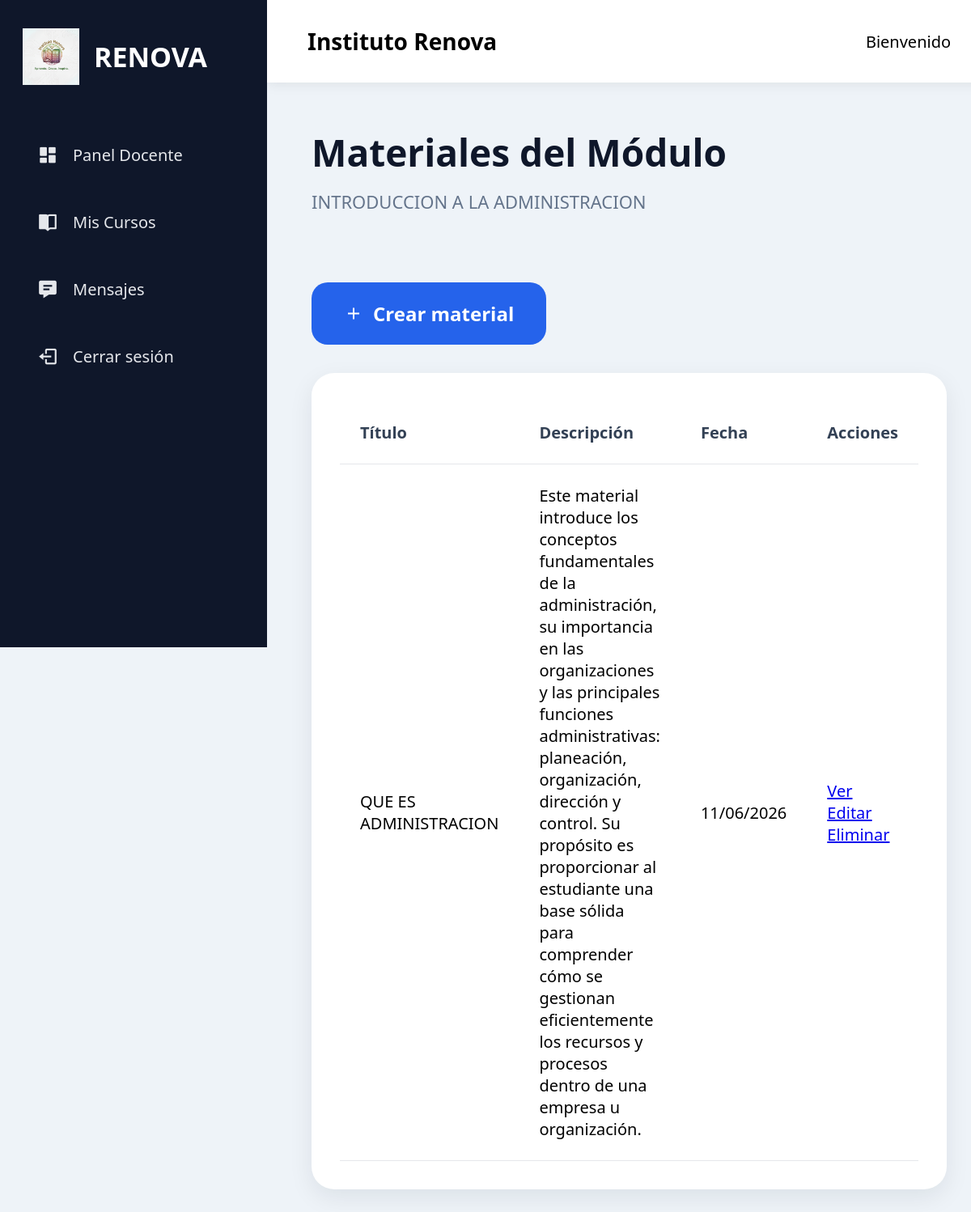
Screenshot of /docente/modulo/1/materiales (signed in) with the database file from the repository.
### models/modulo.py (models this page shows, shortened)
class Modulo(db.Model):
    __tablename__ = 'modulos'
    id = db.Column(
        db.Integer,
        primary_key=True
    )
    titulo = db.Column(
        db.String(200),
        nullable=False
    )
    descripcion = db.Column(
        db.Text
    )
    orden = db.Column(
        db.Integer,
        default=1
    )
    fecha_creacion = db.Column(
        db.DateTime,
        default=datetime.utcnow
    )
    curso_id = db.Column(
        db.Integer,
        db.ForeignKey('cursos.id'),
        nullable=False
    )

### models/material.py (models this page shows, shortened)
class Material(db.Model):
    __tablename__ = 'materiales'
    id = db.Column(
        db.Integer,
        primary_key=True
    )
    titulo = db.Column(
        db.String(200),
        nullable=False
    )
    descripcion = db.Column(
        db.Text
    )
    archivo = db.Column(
        db.String(255)
    )
    enlace = db.Column(
        db.String(500)
    )
    fecha_creacion = db.Column(
        db.DateTime,
        default=datetime.utcnow
    )
    modulo_id = db.Column(
        db.Integer,
        db.ForeignKey('modulos.id'),
        nullable=False
    )

### routes/docente_routes.py (the view)
@docente.route('/modulo/<int:modulo_id>/materiales')
@login_required
def materiales(modulo_id):
    modulo = Modulo.query.get_or_404(modulo_id)
    materiales = Material.query.filter_by(
        modulo_id=modulo_id
    ).order_by(
        Material.fecha_creacion.desc()
    ).all()
    return render_template(
        'docente/materiales.html',
        modulo=modulo,
        materiales=materiales
    )

### app.py (called while the page is built)
@login_manager.user_loader
def load_user(user_id):
    return Usuario.query.get(int(user_id))

### templates/docente/materiales.html (shortened to what this page needs)
{% extends 'layout.html' %}
{% block content %}
<div class="page-header">
    <h1>Materiales del Módulo</h1>
    <p>{{ modulo.titulo }}</p>
</div>
<div class="actions-bar">
    <a href="{{ url_for('docente.crear_material', modulo_id=modulo.id) }}" class="btn-primary">
        <i class='bx bx-plus'></i>
        Crear material
    </a>
</div>
<div class="table-card">
    <table>
        <thead>
            <tr>
                <th>Título</th>
                <th>Descripción</th>
                <th>Fecha</th>
                <th>Acciones</th>
            </tr>
        </thead>
        <tbody>
        {% for material in materiales %}
            <tr>
                <td>
                    {{ material.titulo }}
                </td>
                <td>
                    {{ material.descripcion }}
                </td>
                <td>
                    {{ material.fecha_creacion.strftime('%d/%m/%Y') }}
                </td>
                <td>
                    {% if material.enlace %}
                        <a
                        href="{{ material.enlace }}"
                        target="_blank"
                        class="btn-small">
                            Ver
                        </a>
                    {% endif %}
                    <a
                    href="{{ url_for('docente.editar_material', id=material.id) }}"
                    class="btn-small">
                        Editar
                    </a>
                    <a
                    href="{{ url_for('docente.eliminar_material', id=material.id) }}"
                    class="btn-small">
                        Eliminar
                    </a>
                </td>
            </tr>
        {% else %}
            <tr>
                <td colspan="4" class="empty-table">
                    Este módulo aún no tiene materiales.
                </td>
            </tr>
        {% endfor %}
        </tbody>
    </table>
</div>
{% endblock %}

### static/css/style.css (style rules this page uses)
* { margin:0; padding:0; box-sizing:border-box; font-family:'Segoe UI', sans-serif; }
body { display:flex; min-height:100vh; background:#eef3f8; font-size:20px; }
.page-header { margin-bottom:45px; }
.page-header h1 { font-size:46px; color:#0f172a; margin-bottom:15px; }
.page-header p { font-size:22px; color:#64748b; }
.actions-bar { margin-bottom:35px; }
.btn-primary { display:inline-flex; align-items:center; gap:12px; background:#2563eb; color:white; padding:20px 32px; border-radius:18px; text-decoration:none; font-size:20px; font-weight:700; }
.table-card { background:white; border-radius:28px; padding:35px; box-shadow:0 10px 30px rgba(15,23,42,.08); }
table { width:100%; border-collapse:collapse; font-size:20px; }
th, td { padding:25px; border-bottom:1px solid #e5e7eb; }
th { color:#334155; text-align:left; }
.btn-primary { margin-top:40px; display:inline-flex; align-items:center; justify-content:center; background:#2563eb; color:white; border:none; padding:22px 40px; border-radius:20px; font-size:24px; font-weight:700; cursor:pointer; transition:.3s; }

### rows the page displays
Modulo: titulo "INTRODUCCION A LA ADMINISTRACION"
Material: titulo "QUE ES ADMINISTRACION", descripcion "Este material introduce los conceptos fundamentales de la administración, su importancia en las organizaciones y las principales funciones administrativas: planeación, organización, dirección y control. Su propósito es proporcionar al estudiante una base sólida para comprender cómo se gestionan eficientemente los recursos y procesos dentro de una empresa u organización.", fecha_creacion "11/06/2026"
